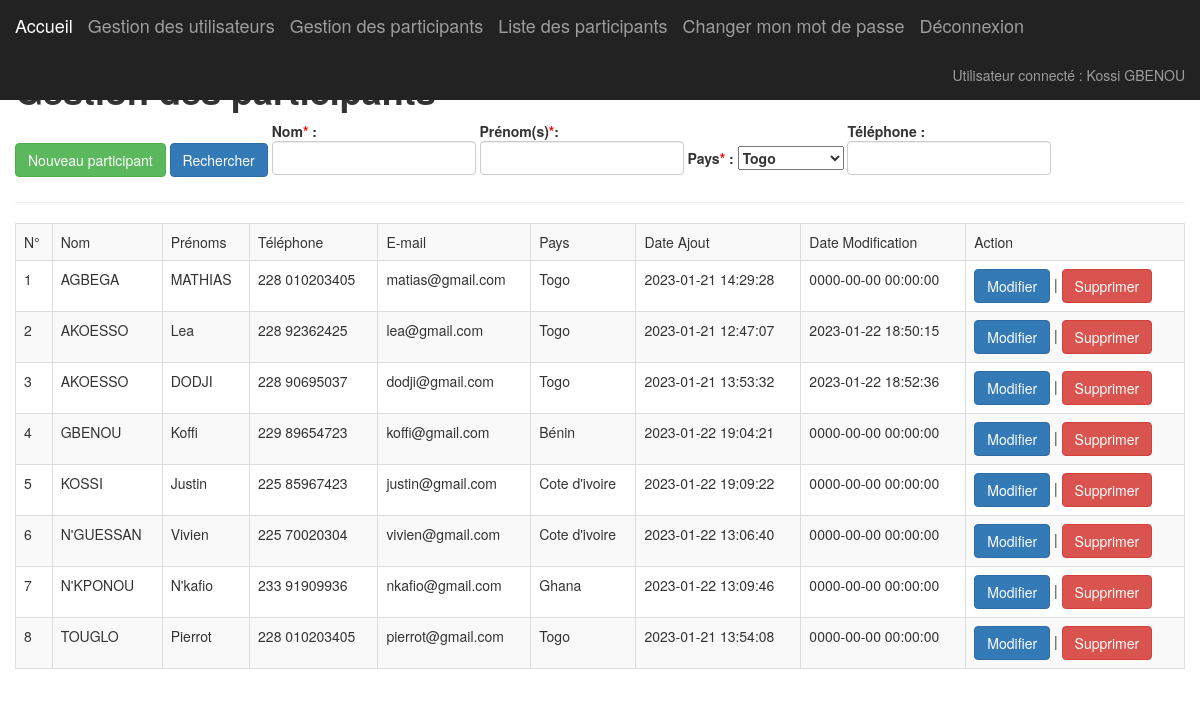
The page /admin/participantGestion.php (signed in) on the database its author committed.
### tables this page shows
CREATE TABLE IF NOT EXISTS `utilisateurs` (
  `id` int NOT NULL AUTO_INCREMENT,
  `nom` varchar(50) NOT NULL,
  `prenoms` varchar(50) NOT NULL,
  `login` varchar(10) NOT NULL,
  `mot_de_passe` varchar(50) NOT NULL,
  `id_profil` int NOT NULL,
  `compte_actif` tinyint NOT NULL,
  PRIMARY KEY (`id`),
  KEY `id_profil` (`id_profil`)
);

CREATE TABLE IF NOT EXISTS `participants` (
  `id` int NOT NULL AUTO_INCREMENT,
  `nom` varchar(50) NOT NULL,
  `prenoms` varchar(50) NOT NULL,
  `telephone` varchar(15) NOT NULL,
  `email` varchar(50) NOT NULL,
  `date_creation` datetime NOT NULL,
  `date_modification` datetime NOT NULL,
  `id_pays` int NOT NULL,
  PRIMARY KEY (`id`),
  KEY `id_pays` (`id_pays`)
);

CREATE TABLE IF NOT EXISTS `pays` (
  `id` int NOT NULL AUTO_INCREMENT,
  `libelle` varchar(50) NOT NULL,
  `indicatif` varchar(5) NOT NULL,
  PRIMARY KEY (`id`)
);

### common_ressources/fonctions.php (called while the page is built, shortened)
<?php
function verification_profil($connexion, $login) {
    $sql = 'SELECT libelle FROM profils WHERE id = (SELECT id_profil FROM utilisateurs WHERE login = "' . $login . '")';
    $resultat = $connexion->query($sql);
    while ($row = $resultat->fetch_array(MYSQLI_ASSOC)) {
        $message = $row;
    }
    return $message;
}
function recuperer_utilisateur($connexion, $login) {
    $requete = "SELECT nom, prenoms, compte_actif, utilisateurs.id FROM utilisateurs, profils WHERE utilisateurs.id_profil=profils.id AND login='" . $login . "' ";
    $resultat = $connexion->query($requete);
    $utilisateur = $resultat->fetch_array(MYSQLI_ASSOC);
    return $utilisateur;
}
function recuperer_participants($connexion) {
    $sql = "SELECT * FROM participants ORDER BY nom";
    $resultat = $connexion->query($sql);
    $participants = array();
    while ($row = $resultat->fetch_array(MYSQLI_ASSOC)) {
        $participants[] = $row;
    }
    return $participants;
}
function recuperer_pays($connexion) {
    $sql = "SELECT * FROM pays";
    $resultat = $connexion->query($sql);
    $pays = array();
    while ($row = $resultat->fetch_array(MYSQLI_ASSOC)) {
        $pays[] = $row;
    }
    return $pays;
}
function recuperer_libelle_pays_from_id($connexion, $id) {
    $sql = "SELECT libelle from pays WHERE id = '$id'";
    $resultat = $connexion->query($sql);
    $libelle = $resultat->fetch_array(MYSQLI_ASSOC);
    return $libelle['libelle'];
}
function recuperer_indicatif_pays_from_id($connexion, $id) {
    $sql = "SELECT indicatif from pays WHERE id = '$id'";
    $resultat = $connexion->query($sql);
    $indicatif = $resultat->fetch_array(MYSQLI_ASSOC);
    return $indicatif['indicatif'];
}
?>

### admin/participantGestion.php (the view, shortened to what this page needs)
<?php
    require_once("../common_ressources/fonctions.php");
    $pays = recuperer_pays($mysqli);
    if (isset($_GET['bouton_recherche'])) {
        $participants = rechercherParticipant($mysqli);
?>
        <script>alert($participants)</script>
<?php
    } else {
        $participants = recuperer_participants($mysqli);
    }
?>
<!DOCTYPE html>
<html>
    <head>
        <link rel="stylesheet" type="text/css" href="../assets/bootstrap/css/bootstrap.css">
        <link rel="stylesheet" type="text/css" href="../assets/bootstrap/css/font-awesome.min.css">
        <link rel="stylesheet" type="text/css" href="../assets/css/dashboard.css">
    </head>
    <body>
        <nav class="navbar navbar-inverse navbar-fixed-top">
            <div class="container-fluid">
                <div id="navbar" class="navbar-collapse collapse">
                    <ul class="nav navbar-nav navbar-left">
                        <li><a class="navbar-brand" href="../accueil.php">Accueil</a></li>
                        <?php
                            $profil = verification_profil($mysqli, $_SESSION['login']);
                            if ($profil['libelle'] == "admin") {
                                ?>
                                <li><a class="navbar-brand" href="./gestionUtilisateur.php">Gestion des utilisateurs</a></li>
                                <li><a class="navbar-brand" href="./participantGestion.php">Gestion des participants</a></li>
                        <?php } ?>
                        <li><a class="navbar-brand" href="../participantListeRecherche.php">Liste des participants</a></li>
                        <li><a class="navbar-brand" href="./reinitialiserMotdepasse.php">Changer mon mot de passe</a></li>
                        <li><a class="navbar-brand" href="../accueil.php?logout=ok">Déconnexion</a></li>
                    </ul>
                    <ul class="nav navbar-nav navbar-right">
                        <li>
                            <a href="">
                                <?php
                                $utilisateur = recuperer_utilisateur($mysqli, $_SESSION['login']);
                                echo "Utilisateur connecté : ";
                                echo $utilisateur['prenoms'];
                                echo $utilisateur['nom'];
                                ?>
                            </a>
                        </li>
                    </ul>
                </div>
            </div>
        </nav>
        <div class="container">
            <div class="row">
                <div class="centrerListe">
                    <div>
                    <h1><strong>Gestion des participants</strong></h1>
                    <form id="formsearch" name="form" method="get" action="#">
                    <a href="./participantAjout.php" class="btn btn-success">Nouveau participant</a>
                        <label> <input type="submit" name="bouton_recherche" value="Rechercher" class="btn btn-primary"></label>
                        <label>Nom<font color="red">*</font> :<input type="text" name="nom" class="form-control" required></label>
                        <label>Prénom(s)<font color="red">*</font>:<input type="text" name="prenom" class="form-control"></label>
                        <label>Pays<font color="red">*</font> :
                            <select name="pays">
                                <?php
                                foreach ($pays as $paysInd) {
                                    ?>
                                    <option><?php echo $paysInd['libelle']; ?></option>
                                    <?php
                                }
                                ?>
                            </select>
                        </label>
                        <label>Téléphone :<input type="text" name="telephone" class="form-control"></label>
                    </form>
                    <hr>
                    <table width="" border="1" cellspacing="0" cellpadding="5" class="table table-bordered table-striped">
                        <tr class="entete">
                            <td>N°</td>
							<td>Nom</td>
                            <td>Prénoms</td>
                            <td>Téléphone</td>
                            <td>E-mail</td>
                            <td>Pays</td>
                            <td>Date Ajout</td>
                            <td>Date Modification</td>
                            <td>Action</td>
                        </tr>
                        <?php
                            $nb=0;
                            foreach ($participants as $p) {
                                ?>
                                <tr>
                                    <td><?php echo ++$nb; ?> </td>
                                    <td><?php echo $p['nom'] ?></td>
                                    <td><?php echo $p['prenoms'] ?></td>
                                    <td>
                                        <?php
                                        $indicatif = recuperer_indicatif_pays_from_id($mysqli, $p['id_pays']);
                                        if ($indicatif != "") {
                                            echo $indicatif;
                                            echo $p['telephone'];
                                        }
                                        ?>
                                    </td>
                                    <td><?php echo $p['email'] ?></td>
                                    <td><?php echo recuperer_libelle_pays_from_id($mysqli, $p['id_pays']) ?></td>
                                    <td><?php echo $p['date_creation'] ?></td>
                                    <td><?php echo $p['date_modification'] ?></td>
                                    <td>
                                        <a href="./participantModification.php?id=<?php echo $p['id'] ?>" class="btn btn-primary">Modifier</a> |
                                        <a href="./participantSuppression.php?id=<?php echo $p['id']; ?>" class="btn btn-danger">Supprimer</a>
                                    </td>
                                </tr>
                        <?php } ?>
                    </table>
                    </div>
                </div>
            </div>
        </div>
    </body>
</html>

### assets/css/dashboard.css (style rules this page uses)
body { padding-top: 50px; }
.navbar-fixed-top { border: 0; }

### rows shown on the page
utilisateurs: prenoms "Kossi", nom "GBENOU"
participants: nom "AGBEGA", prenoms "MATHIAS", id_pays.indicatif "228", telephone "010203405", email "matias@gmail.com", id_pays.libelle "Togo", date_creation "2023-01-21 14:29:28", date_modification "0000-00-00 00:00:00"
participants: nom "AKOESSO", prenoms "Lea", id_pays.indicatif "228", telephone "92362425", email "lea@gmail.com", id_pays.libelle "Togo", date_creation "2023-01-21 12:47:07", date_modification "2023-01-22 18:50:15"
participants: nom "AKOESSO", prenoms "DODJI", id_pays.indicatif "228", telephone "90695037", email "dodji@gmail.com", id_pays.libelle "Togo", date_creation "2023-01-21 13:53:32", date_modification "2023-01-22 18:52:36"
participants: nom "GBENOU", prenoms "Koffi", id_pays.indicatif "229", telephone "89654723", email "koffi@gmail.com", id_pays.libelle "Bénin", date_creation "2023-01-22 19:04:21", date_modification "0000-00-00 00:00:00"
participants: nom "KOSSI", prenoms "Justin", id_pays.indicatif "225", telephone "85967423", email "justin@gmail.com", id_pays.libelle "Cote d'ivoire", date_creation "2023-01-22 19:09:22", date_modification "0000-00-00 00:00:00"
participants: nom "N'GUESSAN", prenoms "Vivien", id_pays.indicatif "225", telephone "70020304", email "vivien@gmail.com", id_pays.libelle "Cote d'ivoire", date_creation "2023-01-22 13:06:40", date_modification "0000-00-00 00:00:00"
participants: nom "N'KPONOU", prenoms "N'kafio", id_pays.indicatif "233", telephone "91909936", email "nkafio@gmail.com", id_pays.libelle "Ghana", date_creation "2023-01-22 13:09:46", date_modification "0000-00-00 00:00:00"
participants: nom "TOUGLO", prenoms "Pierrot", id_pays.indicatif "228", telephone "010203405", email "pierrot@gmail.com", id_pays.libelle "Togo", date_creation "2023-01-21 13:54:08", date_modification "0000-00-00 00:00:00"

### other values the page prints
form field pays "Togo"
